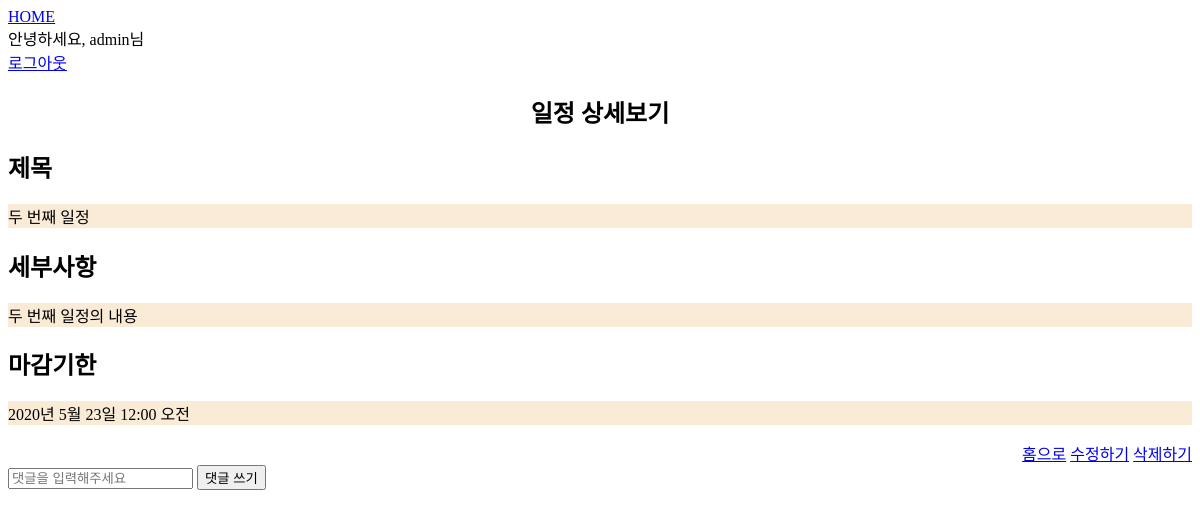
Before: /detaii/2 (signed in) with the older database file.
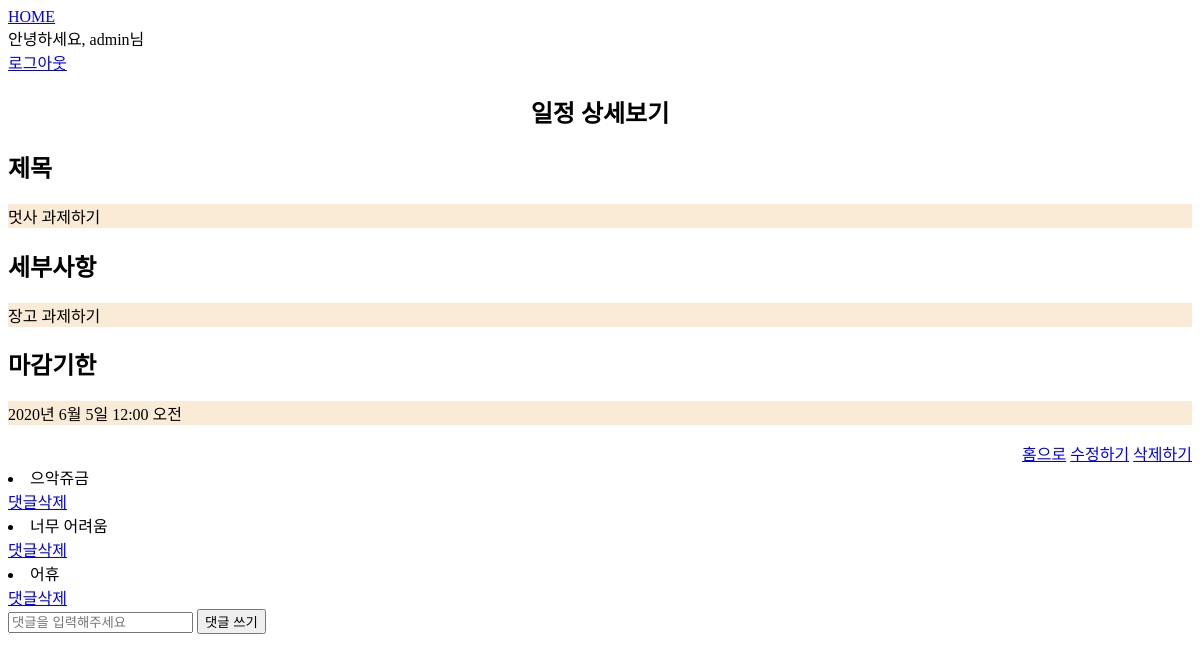
After: the same page with the newer database file.
### blog/models.py (models this page shows, shortened)
class Todo(models.Model):
    title = models.CharField(max_length = 100)
    content = models.TextField(null=True)
    deadline = models.DateTimeField(null=True)
    author = models.ForeignKey(User, on_delete=models.CASCADE, related_name='posts')

class Comment(models.Model):
    post = models.ForeignKey(Todo, on_delete=models.CASCADE, related_name='comments')
    content = models.TextField()
    author = models.ForeignKey(User, on_delete=models.CASCADE, related_name='comments')

### blog/views.py (the view, shortened to what this page needs)
# urls.py: path('detaii/<int:todo_pk>', views.detail, name='detail'),
def detail(request, todo_pk):
    todo = Todo.objects.get(pk = todo_pk)
    context = {'todo' : todo}
    return render(request, 'detail.html', context)

### blog/templates/detail.html (shortened to what this page needs)
{% extends 'base.html' %}
{% block css %}
{% load static %}
<link rel="stylesheet" href="{% static 'detail.css' %}" type='text/css'>
{% endblock css %}
{% block content %}
    <div class = "top">
        <div class = "top_title">
            <h2>일정 상세보기</h2>
        </div>
    </div>
    <div class = "middle">
        <div class = "title">
            <h2>제목</h2>
            <p>{{ todo.title }}</p>
        </div>
        <div class = "detail">
            <h2>세부사항</h2>
            <p>{{ todo.content }}</p>
        </div>
        <div class = "deadline">
            <h2>마감기한</h2>
            <p>{{ todo.deadline }}</p>
        </div>
    </div>
    <div class = "link_to">
        <a href = "{% url 'home' %}">홈으로</a>
        {% if user.is_authenticated and todo.author.pk == user.pk %}
        <a href = "{% url 'edit' todo.pk %}">수정하기</a>
        <a href = "{% url 'delete' todo.pk %}">삭제하기</a>
        {% endif %}
    </div>
    <div>
        {% for comment in todo.comments.all %}
            <li>{{ comment.content }}</li>
            {% if user.is_authenticated and comment.author.pk == user.pk %}
                <a href="{% url 'delete_comment' todo.pk comment.pk %}">댓글삭제</a>
            {% endif %}
        {% endfor %}
        {% if user.is_authenticated %}
            <form method="POST">
                <input type="text" name="content" placeholder="댓글을 입력해주세요">
                <button type="submit">댓글 쓰기</button>
            </form>
        {% endif %}
    </div>
{% endblock content %}

Changed rows visible on the page:
changed Todo: title "두 번째 일정" → "멋사 과제하기"; content "두 번째 일정의 내용" → "장고 과제하기"; deadline "2020년 5월 23일 12:00 오전" → "2020년 6월 5일 12:00 오전"
added Comment: content "으악쥬금", shows "댓글삭제"
added Comment: content "너무 어려움", shows "댓글삭제"
added Comment: content "어휴", shows "댓글삭제"
